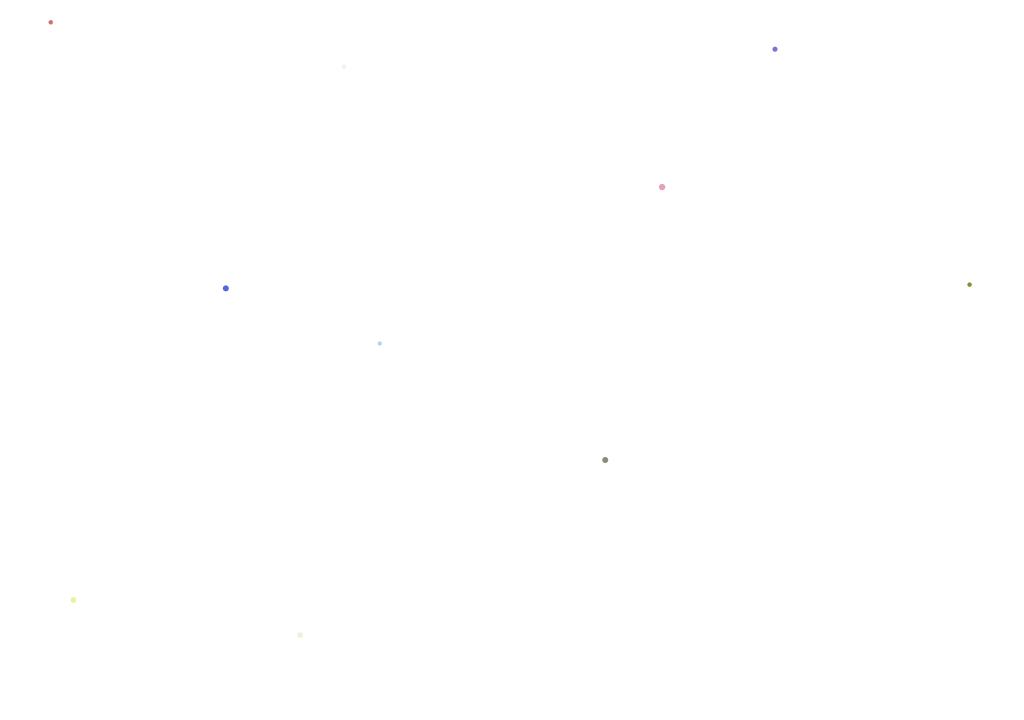
Frame 1 (no input)
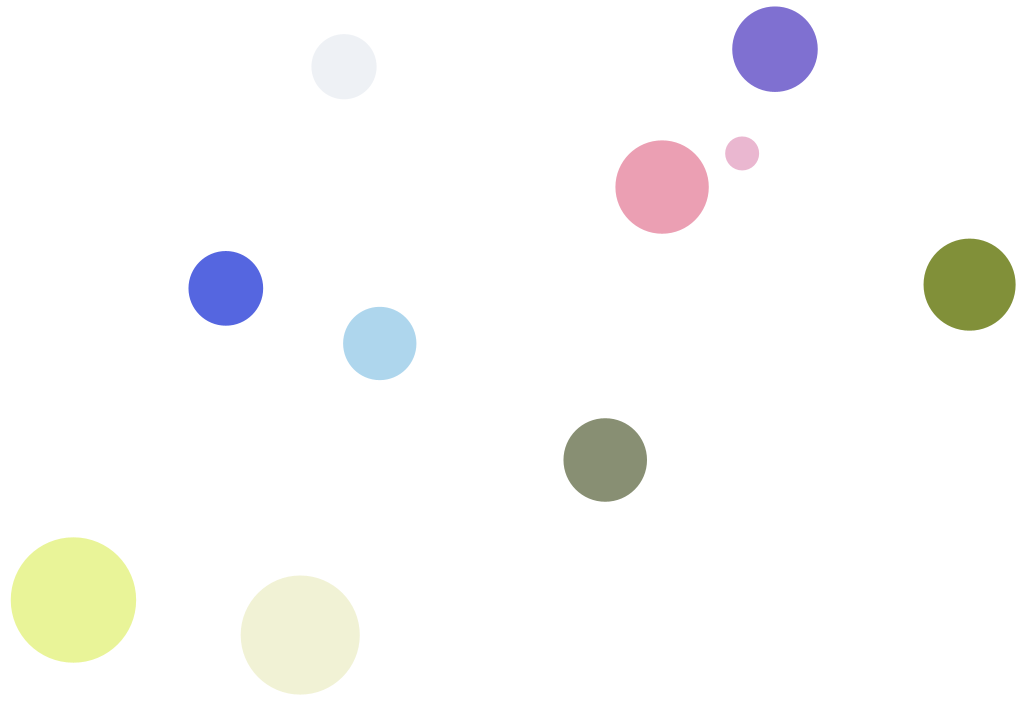
Frame 60 (the mouse pressed at the canvas centre just before this capture)
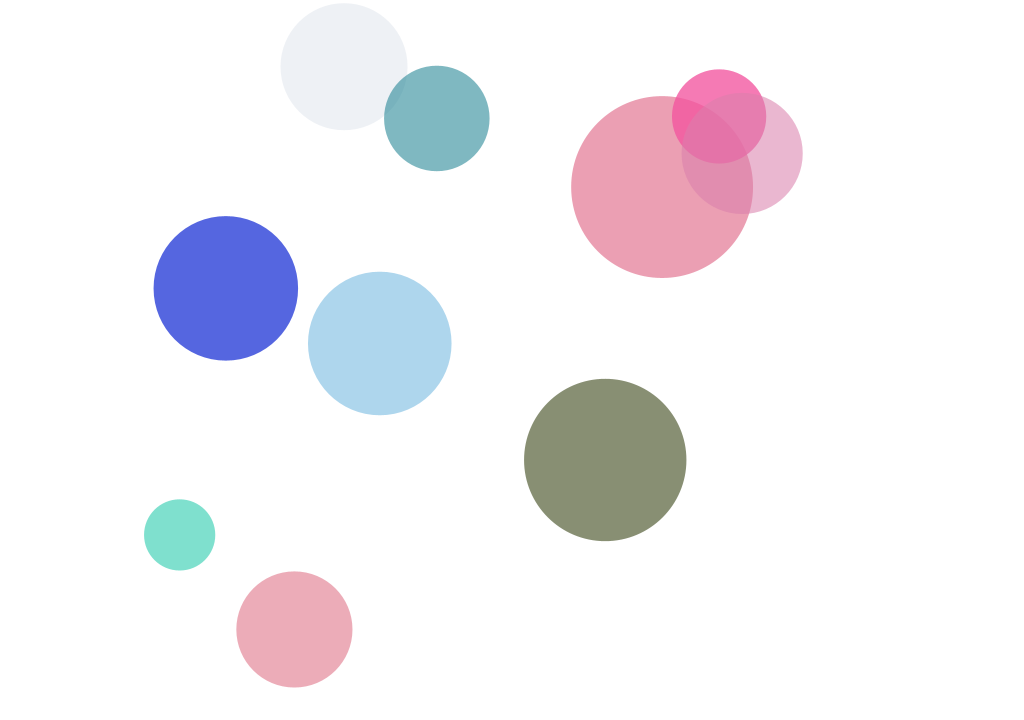
Frame 120 (the mouse held since frame 60 and released just before this capture)

The Processing sketch that drew these frames (run headless with seeded random() and noise(); from frame 60 on, the mouse is pressed at the canvas centre):

// Processing sketch: processing_44359
// ── processing_44359.pde

motionGraphicRect m1;                    // iniciar variáveis
motionGraphicRect m2;                    // estas variaveis são do tipo de classe definido no final do código 
motionGraphicRect m3;
motionGraphicRect m4;
motionGraphicRect m5;
motionGraphicRect m6;
motionGraphicRect m7;
motionGraphicRect m8;
motionGraphicRect m9;
motionGraphicRect m10;

void setup () {
  size(1024, 720);
  smooth();
  background (255); 
  m1 = new motionGraphicRect ();          // definir valor inicial das variaveis 
  m2 = new motionGraphicRect ();          // neste caso, são definidas como "novas"
  m3 = new motionGraphicRect ();
  m4 = new motionGraphicRect ();
  m5 = new motionGraphicRect ();
  m6 = new motionGraphicRect ();
  m7 = new motionGraphicRect ();
  m8 = new motionGraphicRect ();
  m9 = new motionGraphicRect ();
  m10 = new motionGraphicRect ();
}

void draw() {                             // cerne do código
  background (255);
  m1.mover();                             //são chamadas as funções definidas na classe
  m1.desenhar();
  m1.testeColisao();
  m2.mover();
  m2.desenhar();
  m2.testeColisao();
  m3.mover();
  m3.desenhar();
  m3.testeColisao();
  m4.mover();
  m4.desenhar();
  m4.testeColisao();
  m5.mover();
  m5.desenhar();
  m5.testeColisao();
  m6.mover();
  m6.desenhar();
  m6.testeColisao();
  m7.mover();
  m7.desenhar();
  m7.testeColisao();
  m8.mover();
  m8.desenhar();
  m8.testeColisao();
  m9.mover();
  m9.desenhar();
  m9.testeColisao();
  m10.mover();
  m10.desenhar();
  m10.testeColisao();
}



class motionGraphicRect {                 // inicio da classe (procedure)

  float posX;                             // definidas as variaveis utilizadas nas funções da classe
  float posY;
  float raio;
  float velocidade;
  float r;
  float g;
  float b;
  float a;                                 // para utilizar alpha na cor

  motionGraphicRect () {                   // definição da classe

    posX=random(width);
    posY=random(height);
    raio=random(3,5);
    velocidade=random(1,3); 
    r=random(255);
    g=random(255);
    b=random(255);
    a=random(255);
  }

  void mover () {                         //função 
    raio=raio+velocidade;                 //movimento
    //println(raio+posX);
  }

void testeColisao (){                  //função
  
   if (raio/2+posX > width){           //teste colisão #1 (lateral esquerda)
     posX=random(width);
     posY=random(height);
     raio=random(3,5);
     velocidade=random(1,3);
     r=random(255);
     g=random(255);
     b=random(255);
     a=random(255);    
  }
  if (raio/2+posY > height){          //teste colisão #2 (inferior)
     posX=random(width);
     posY=random(height);
     raio=random(3,5);
     velocidade=random(1,3);
     r=random(255);
     g=random(255);
     b=random(255);   
     a=random(255); 
  }

 if (-(raio/2)+posX < 0){             //teste colisão #3 (lateral direita)
     posX=random(width);
     posY=random(height);
     raio=random(3,5);
     velocidade=random(1,3);
     r=random(255);
     g=random(255);
     b=random(255);    
     a=random(255);
  }
  
 if (-(raio/2)+posY < 0){             //teste colisão #4 (superior)
     posX=random(width);
     posY=random(height);
     raio=random(3,5);
     velocidade=random(1,3);
     r=random(255);
     g=random(255);
     b=random(255);   
     a=random(255); 
  }


}
  
  void desenhar () {                      //função
    noStroke(); 
    fill (r, g, b, a);                          // definir cor  
    ellipse(posX, posY, raio, raio);
  }
}                                       // fim da classe
